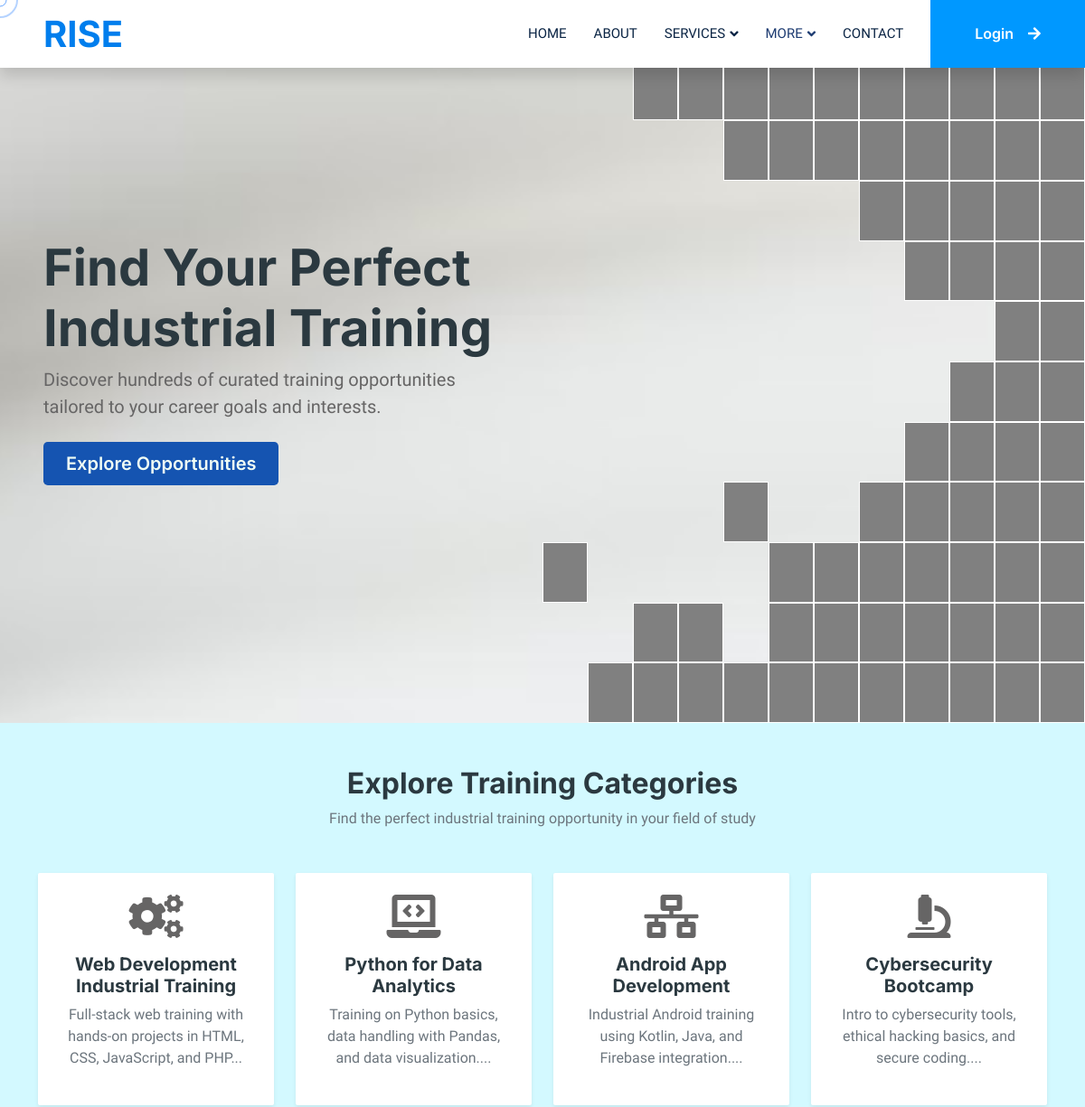
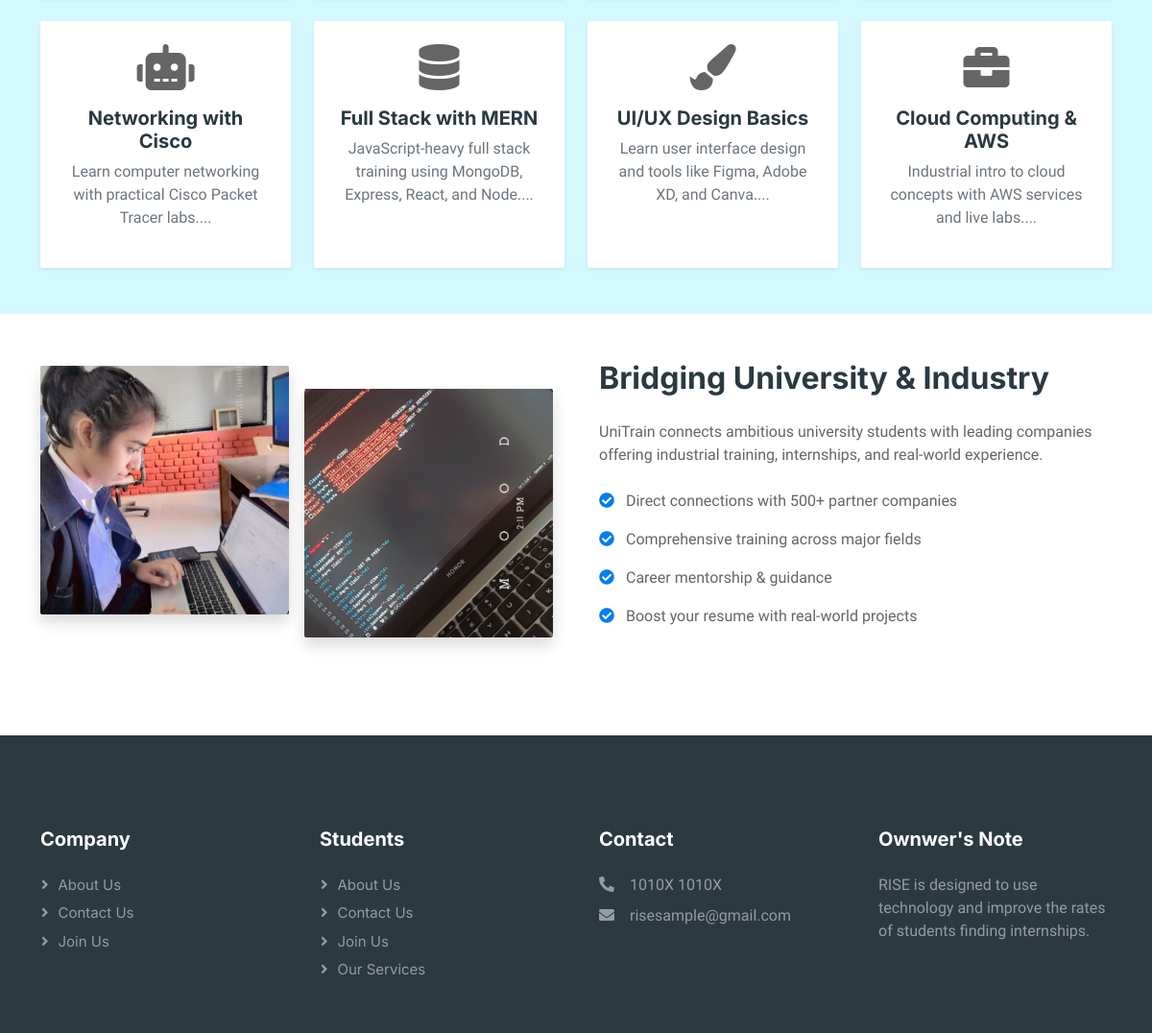
Page /landing/index.php on the committed database (2 pictures, top to bottom).
### tables this page shows
CREATE TABLE `internships` (
  `id` int(11) NOT NULL,
  `company_id` int(11) DEFAULT NULL,
  `title` varchar(150) DEFAULT NULL,
  `description` text DEFAULT NULL,
  `location` varchar(100) DEFAULT NULL,
  `duration` varchar(50) DEFAULT NULL,
  `stipend` varchar(50) DEFAULT NULL,
  `last_date` date DEFAULT NULL,
  `status` enum('open','closed') DEFAULT 'open',
  `created_at` timestamp NOT NULL DEFAULT current_timestamp()
);

### landing/index.php (the view, shortened to what this page needs)
<?php include('header.php'); ?>
<?php include('../dbms/connection.php'); ?>
<section class="hero-section">
  <div class="container-fluid p-0 m-0">
    <div class="row g-0 m-0 p-0">
      <div class="col-lg-6 d-flex align-items-center justify-content-center text-black" style="height: 100vh;">
        <div class="hero-text px-5">
          <h1 class="display-4 fw-bold">Find Your Perfect Industrial Training</h1>
          <p class="lead mb-4">Discover hundreds of curated training opportunities tailored to your career goals and interests.</p>
          <a href="#explore" class="btn btn-lg px-4 text-light" style="background-color: #1554b1ff;">Explore Opportunities</a>
        </div>
      </div>
      <div class="col-lg-6 d-flex align-items-center justify-content-center p-0" style="height: 100vh;">
        <div class="box-grid w-100 h-100">
          <?php
            $inactive = [0,1,2,3,12,13,24,25,26,27,36,37,38,39,40,41,42,48,49,50,51,52,53,54,55,60,61,62,63,64,65,66,67,68,69,72,73,74,75,76,77,78,79,80,84,85,86,87,88,89,90,91,96,97,98,99,101,102,109,110,111,112,120,121,124,132];
            for ($i = 0; $i < 144; $i++) {
              $class = in_array($i, $inactive) ? 'grid-box inactive-box' : 'grid-box';
              $style = !in_array($i, $inactive) ? "style='--i:$i'" : "";
              echo "<div class='$class' $style></div>";
            }
          ?>
        </div>
      </div>
    </div>
  </div>
</section>
<section id="categories" class="py-5 bg-light">
  <div class="container">
    <div class="text-center mb-5">
      <h2 class="fw-bold">Explore Training Categories</h2>
      <p class="text-muted">Find the perfect industrial training opportunity in your field of study</p>
    </div>
    <div class="row g-4">
      <?php
      $query = "SELECT * FROM internships LIMIT 8";
      $result = mysqli_query($db, $query);
      $icons = ["fa-cogs", "fa-laptop-code", "fa-network-wired", "fa-microscope", "fa-robot", "fa-database", "fa-paint-brush", "fa-briefcase"];
      $i = 0;
      while ($row = mysqli_fetch_assoc($result)) {
        $icon = $icons[$i % count($icons)];
        echo "
        <div class='col-lg-3 col-md-6'>
          <div class='card h-100 text-center shadow-sm border-0 category-card'>
            <div class='card-body p-4'>
              <div class='category-icon mb-3'>
                <i class='fas $icon fa-3x'></i>
              </div>
              <h5 class='card-title'>" . htmlspecialchars($row['title']) . "</h5>
              <p class='text-muted'>" . substr(htmlspecialchars($row['description']), 0, 80) . "...</p>
            </div>
          </div>
        </div>";
        $i++;
      }
      ?>
    </div>
  </div>
</section>
<section id="about" class="py-5">
  <div class="container">
    <div class="row align-items-center g-5">
      <div class="col-lg-6">
        <div class="row g-3">
          <div class="col-6">
            <img src="../img/image2.jpeg" class="img-fluid rounded shadow" alt="Students working">
          </div>
          <div class="col-6">
            <img src="../img/image4.jpeg" class="img-fluid rounded shadow mt-4" alt="Professional team">
          </div>
        </div>
      </div>
      <div class="col-lg-6">
        <h2 class="fw-bold mb-4">Bridging University & Industry</h2>
        <p class="mb-4">
          UniTrain connects ambitious university students with leading companies offering industrial training,
          internships, and real-world experience.
        </p>
        <ul class="list-unstyled">
          <li class="mb-3"><i class="fas fa-check-circle text-primary me-2"></i> Direct connections with 500+ partner companies</li>
          <li class="mb-3"><i class="fas fa-check-circle text-primary me-2"></i> Comprehensive training across major fields</li>
          <li class="mb-3"><i class="fas fa-check-circle text-primary me-2"></i> Career mentorship & guidance</li>
          <li class="mb-3"><i class="fas fa-check-circle text-primary me-2"></i> Boost your resume with real-world projects</li>
        </ul>
      </div>
    </div>
  </div>
</section>
<?php include('footer.php'); ?>

### css/style.css (style rules this page uses)
:root { --primary: #1e3c72; --secondary: #4facfe; --accent: #007bff; --light: #f0f8ff; --surface: #dbefff; --dark: #0b2545; --muted: #b0c4de; --border: #4682b4; }
.btn { font-family: 'Inter', sans-serif; font-weight: 600; transition: .5s; }

### landing/index.php (style rules this page uses)
.hero-section { background: url('../img/landing-2.avif') no-repeat center center fixed; background-size: cover; height: 100vh; overflow: hidden; }
.hero-text { max-width: 600px; animation: fadeInLeft 1s ease-out forwards; opacity: 0; }
.box-grid { display: grid; grid-template-columns: repeat(12, 1fr); grid-template-rows: repeat(12, 1fr); width: 100%; height: 100%; }
.grid-box { background-color: grey; border: 0.1px solid #fff; background-image: linear-gradient(to right, #0d6efd, #0d6efd); background-size: 0% 100%; background-repeat: no-repeat; background-position: left; transition: background-size 0.4s ease; animation: fallDown 0.1s ease-out forwards; opacity: 0; }
.grid-box:nth-child(n) { animation-delay: calc(0.02s * var(--i)); }
.inactive-box { border: none !important; background: transparent !important; pointer-events: none; }

### rows in the picture
internships: title "Web Development Industrial Training", description "Full-stack web training with hands-on projects in HTML, CSS, JavaScript, and PHP"
internships: title "Python for Data Analytics", description "Training on Python basics, data handling with Pandas, and data visualization."
internships: title "Android App Development", description "Industrial Android training using Kotlin, Java, and Firebase integration."
internships: title "Cybersecurity Bootcamp", description "Intro to cybersecurity tools, ethical hacking basics, and secure coding."
internships: title "Networking with Cisco", description "Learn computer networking with practical Cisco Packet Tracer labs."
internships: title "Full Stack with MERN", description "JavaScript-heavy full stack training using MongoDB, Express, React, and Node."
internships: title "UI/UX Design Basics", description "Learn user interface design and tools like Figma, Adobe XD, and Canva."
internships: title "Cloud Computing & AWS", description "Industrial intro to cloud concepts with AWS services and live labs."
